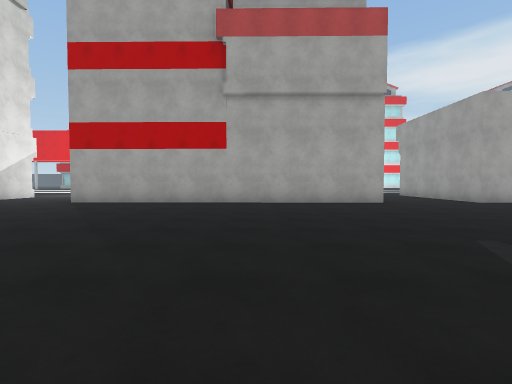
View 1 (above)

16 first-person views from a walk through a scene from a Unity 3-D project. The camera is 1.3 m above the floor, tilts 2° down and sees 85° across. The floor is counted in squares, 2 m on a side. Each view is taken from the middle of a square. On the plan, view 1 faces up. The plan holds only what a view shows up to about 9 squares ahead; the rest is blank. The place goes on beyond the plan. The player is left out. Surface patterns are stand-ins for the level's own textures.

View 2
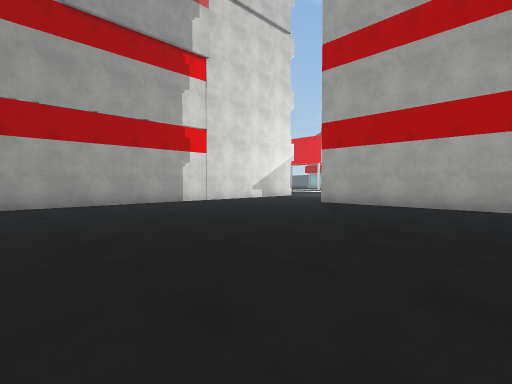

View 3
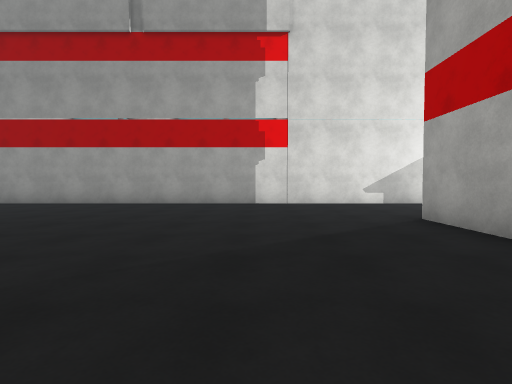

View 4
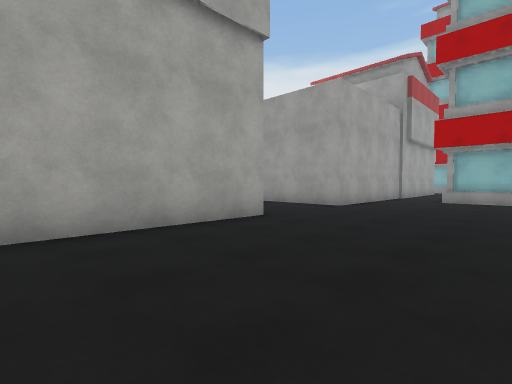

View 5
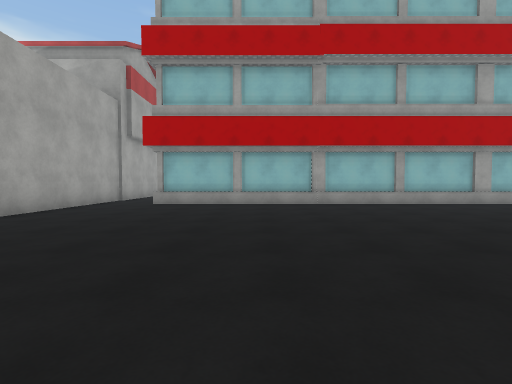

View 6
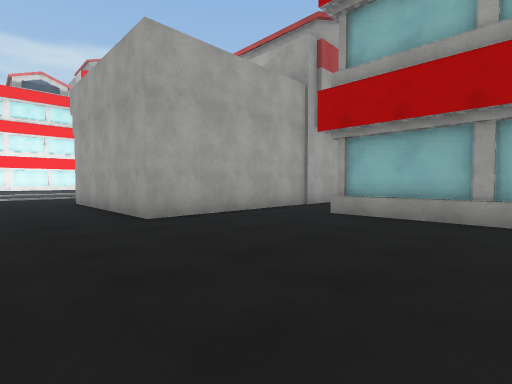

View 7
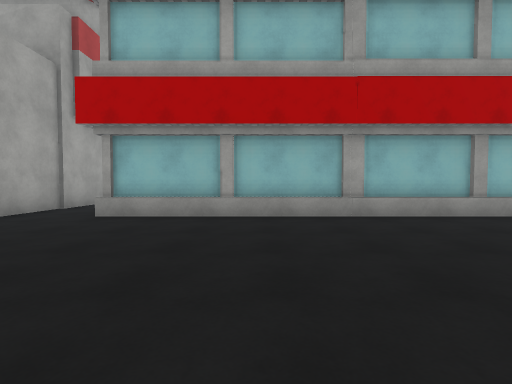

View 8
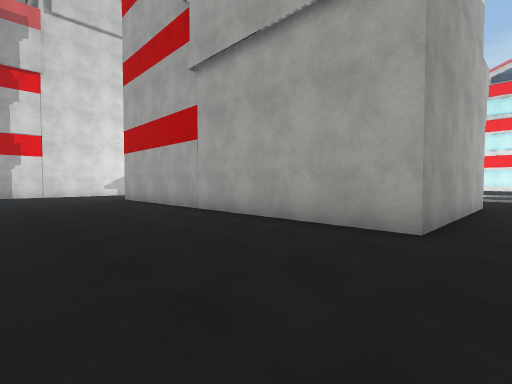

View 9
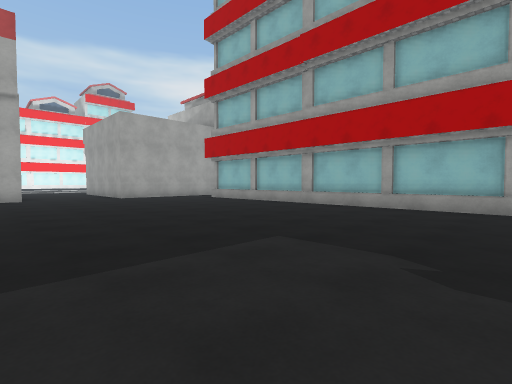

View 10
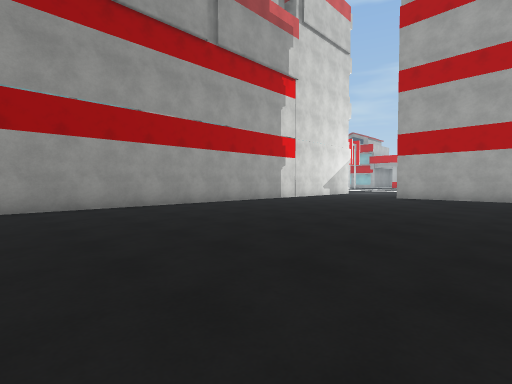

View 11
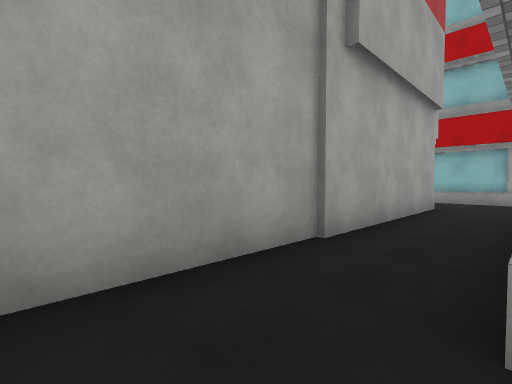

View 12
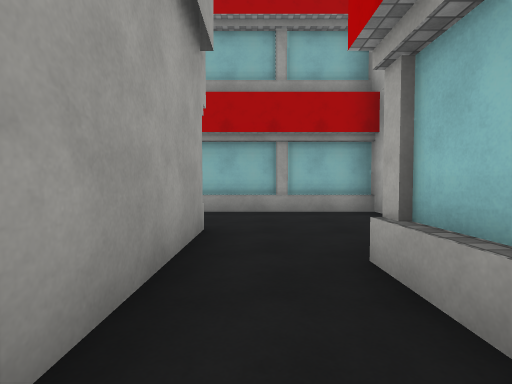

View 13
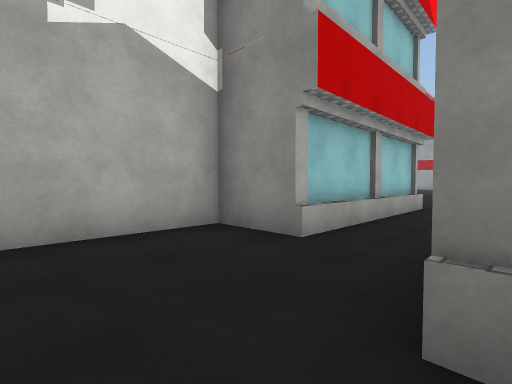

View 14
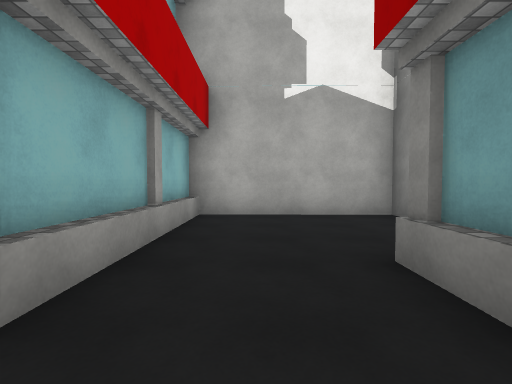

View 15
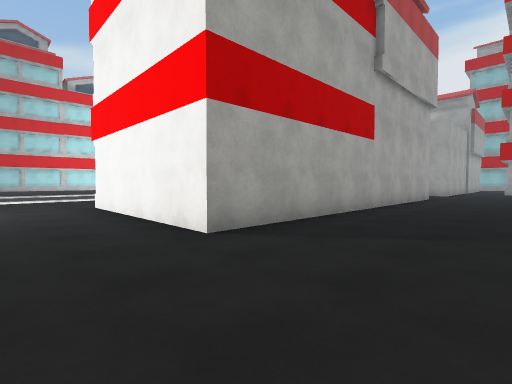

View 16
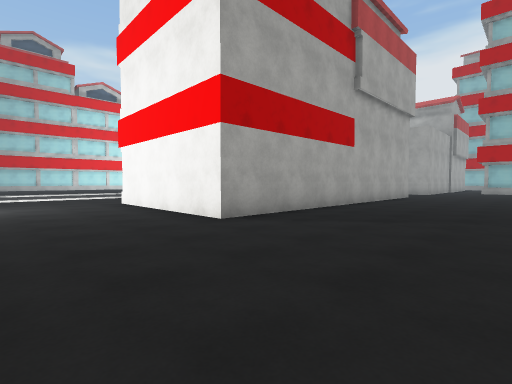

### Floor plan
Key: @ floor where view 1 was taken; # wall or solid block; . floor; O other object.
Columns run from 10 left of view 1 to 19 right of it. Each row starts with its distance up from view 1.
 16   ...
 15   ...
 14  ...#       O ....
 13  ...#       O #..#
 12  ...#         #..#
 11 #...#         #..#          .
 10 #...#         #..#         #.#
  9 #...###########..###########.#
  8 #............................#
  7 #....................#####...#
  6 #....................#   #...#
  5 #....................#   #####
  4 #....................#
  3 #....................#
  2 #....................#
  1 #........... ........#
  0 #........ @  ........#
 -1 #........    ........#
 -2 #........    ........#
 -3 #........    ........#

Where each view was taken, in squares from view 1:
view 1: 0 up, 0 right, facing up
view 2: 1 up, 1 left, facing up-left
view 3: 6 up, 1 left, facing left
view 4: 5 up, 0 right, facing up-right
view 5: 4 up, 2 right, facing right
view 6: 4 up, 5 right, facing up-right
view 7: 4 up, 5 right, facing right
view 8: 5 up, 5 right, facing up-left
view 9: 3 down, 3 right, facing up-right
view 10: 3 down, 2 left, facing up-left
view 11: 7 up, 9 right, facing up-right
view 12: 8 up, 13 right, facing right
view 13: 9 up, 18 right, facing down-left
view 14: 11 up, 18 right, facing down
view 15: 6 up, 8 left, facing up-right
view 16: 5 up, 9 left, facing up-right
